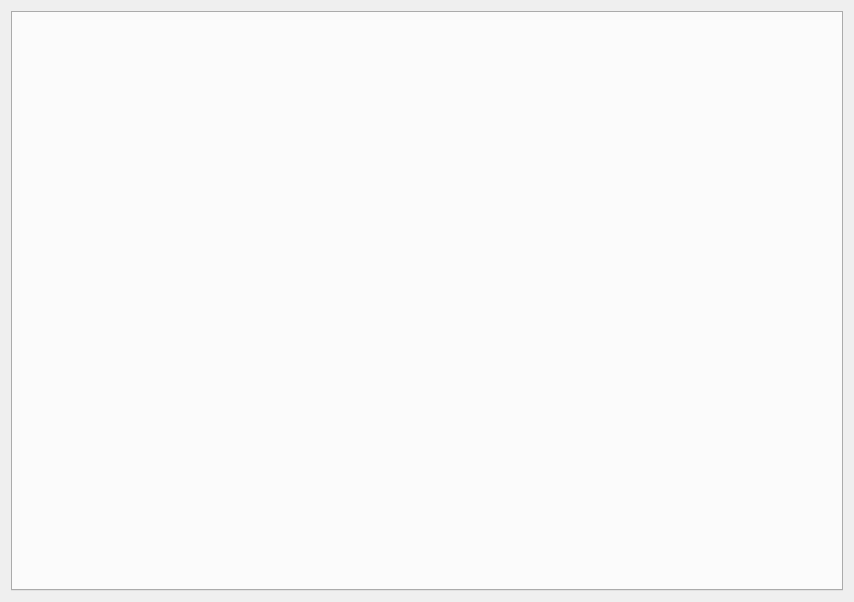
<?xml version="1.0" encoding="UTF-8"?>
<ui version="4.0">
 <class>ProjectWidget</class>
 <widget class="QWidget" name="ProjectWidget">
  <property name="geometry">
   <rect>
    <x>0</x>
    <y>0</y>
    <width>854</width>
    <height>602</height>
   </rect>
  </property>
  <property name="windowTitle">
   <string>Form</string>
  </property>
  <layout class="QHBoxLayout" name="horizontalLayout">
   <item>
    <widget class="QTabWidget" name="WorkspaceTabWidget">
     <property name="sizePolicy">
      <sizepolicy hsizetype="Expanding" vsizetype="Expanding">
       <horstretch>0</horstretch>
       <verstretch>0</verstretch>
      </sizepolicy>
     </property>
    </widget>
   </item>
  </layout>
 </widget>
 <resources/>
 <connections/>
</ui>
